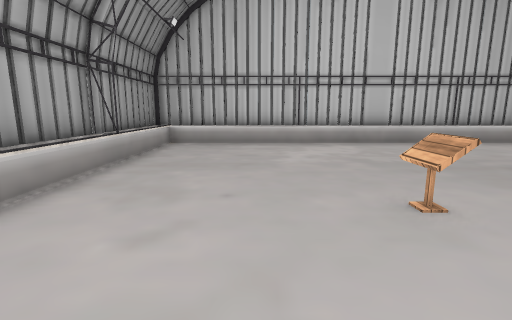
[1] (above)

13 first-person views from a walk through a scene from a Unity 3-D project. The camera is 1.4 m above the floor, tilts 10° down and sees 85° across. The floor is counted in squares, 1 m on a side. Each view is taken from the middle of a square. On the plan, view 1 faces up. The plan holds only what a view shows up to about 14 squares ahead; the rest is blank. The player is left out. Some surface patterns are stand-ins.

[2]
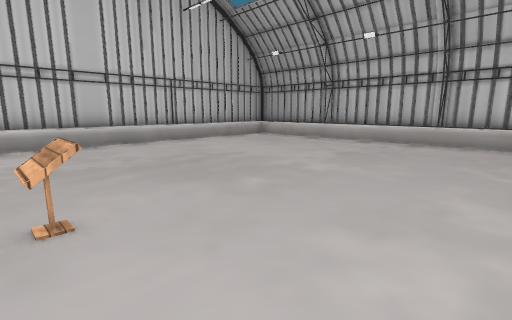

[3]
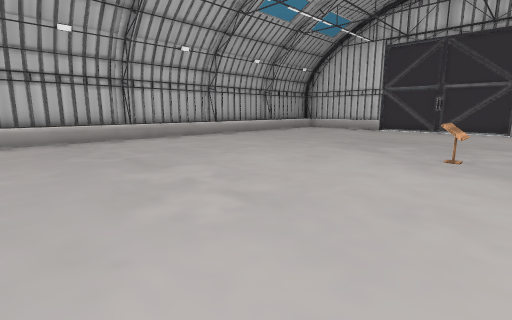

[4]
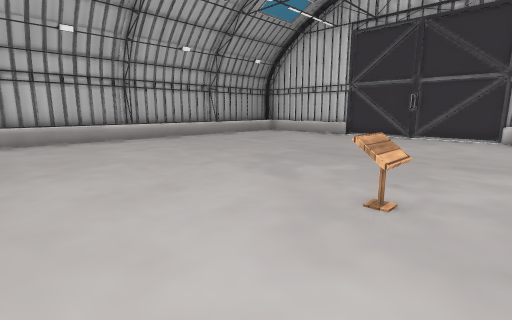

[5]
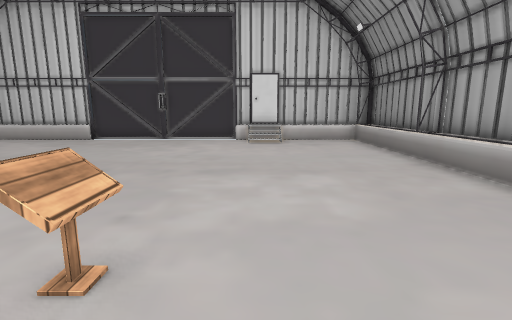

[6]
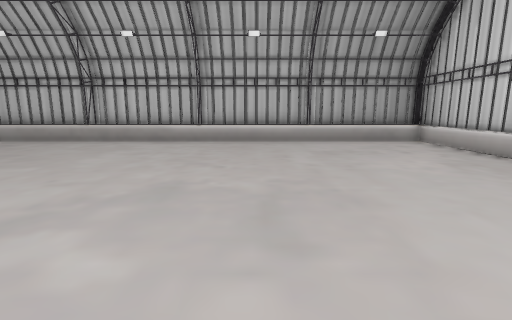

[7]
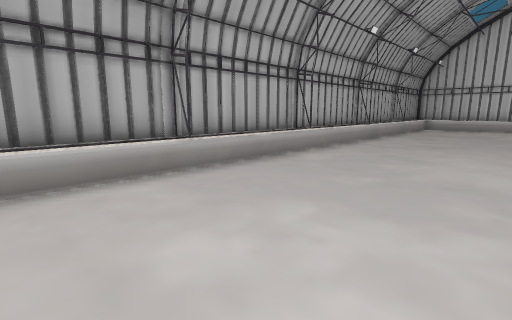

[8]
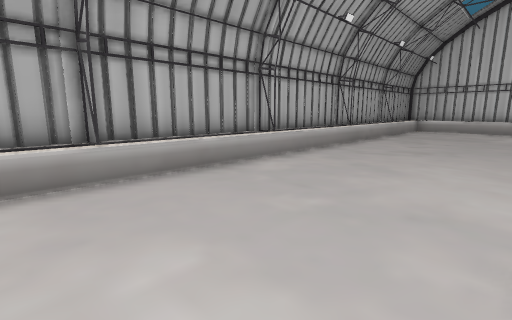

[9]
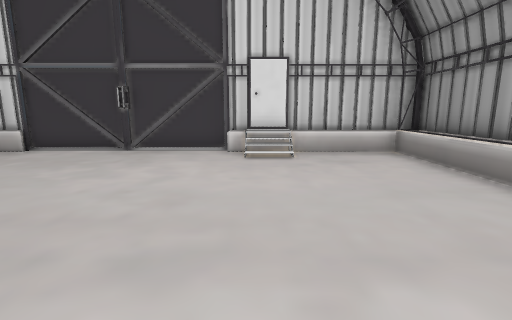

[10]
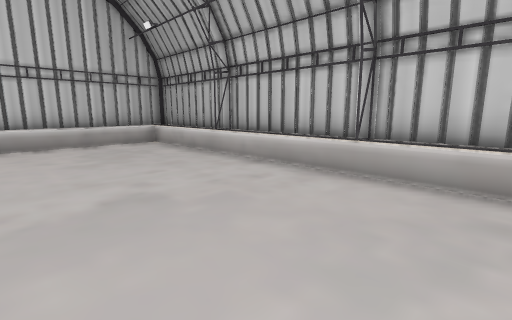

[11]
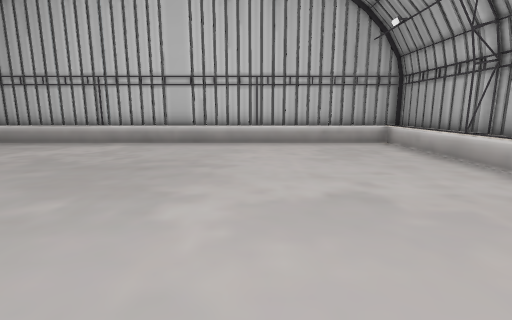

[12]
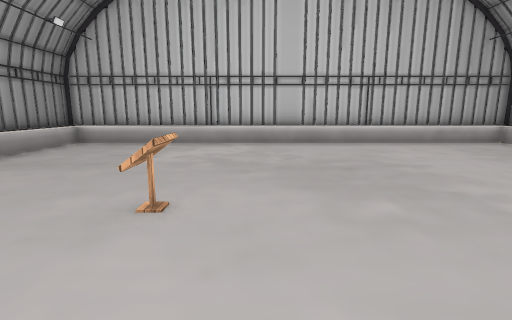

[13]
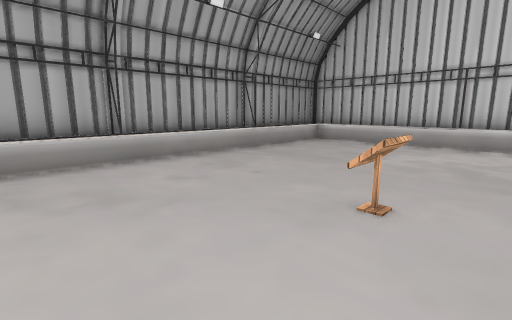

### Floor plan
Key: @ floor where view 1 was taken; # wall or solid block; . floor; ^ raised ledge; S sign; O other object.
Columns run from 5 left of view 1 to 16 right of it. Each row starts with its distance up from view 1.
 13 ######################
 12 #^^^^^^^^^^^^^^^^^^^^#
 11 #^..................^#
 10 #^..................^#
  9 #^..................^#
  8 #^..................^#
  7 #^..................^#
  6 #^..................^#
  5 #^..................^#
  4 #^.....SS...........^#
  3 #^..................^#
  2 #^..................^#
  1 #^..................^#
  0 #^...@..............^#
 -1 #^..................^#
 -2 #^..................^#
 -3 #^..................^#
 -4 #^..................^#
 -5 #^..................^#
 -6 #^.....SS...........^#
 -7 #^..................^#
 -8 #^..................^#
 -9 #^..................^#
-10 #^..................^#
-11 #^..................^#
-12 #^..................^#
-13 #^..................^#
-14 #^..................^#
-15 #^..................^#
-16 #^..................^#
-17 #^...OO.............^#
-18 ######################

Positions as (right, up) in squares from view 1, and headings:
1: (0, 0), facing up
2: (2, 0), facing up-right
3: (1, 3), facing down-right
4: (1, -2), facing down-right
5: (1, -4), facing down
6: (2, -10), facing right
7: (2, -11), facing up-left
8: (2, -9), facing up-left
9: (1, -8), facing down
10: (9, 0), facing up-right
11: (9, 0), facing up
12: (4, 0), facing up
13: (4, 0), facing up-left
